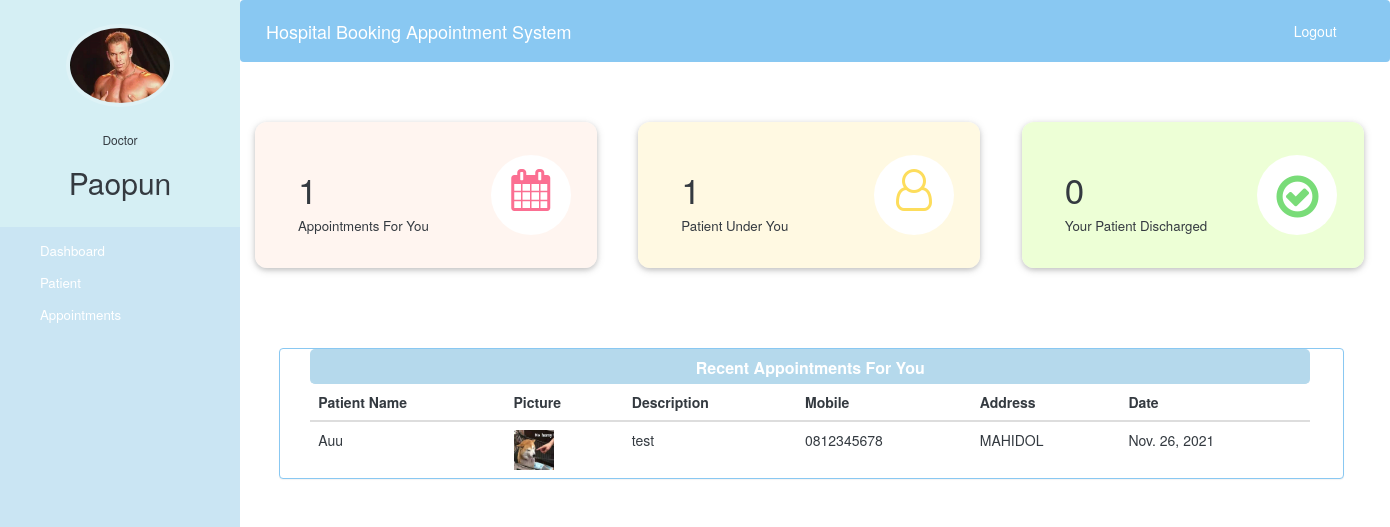
/doctor-dashboard (signed in), run on an earlier commit of the app's database.
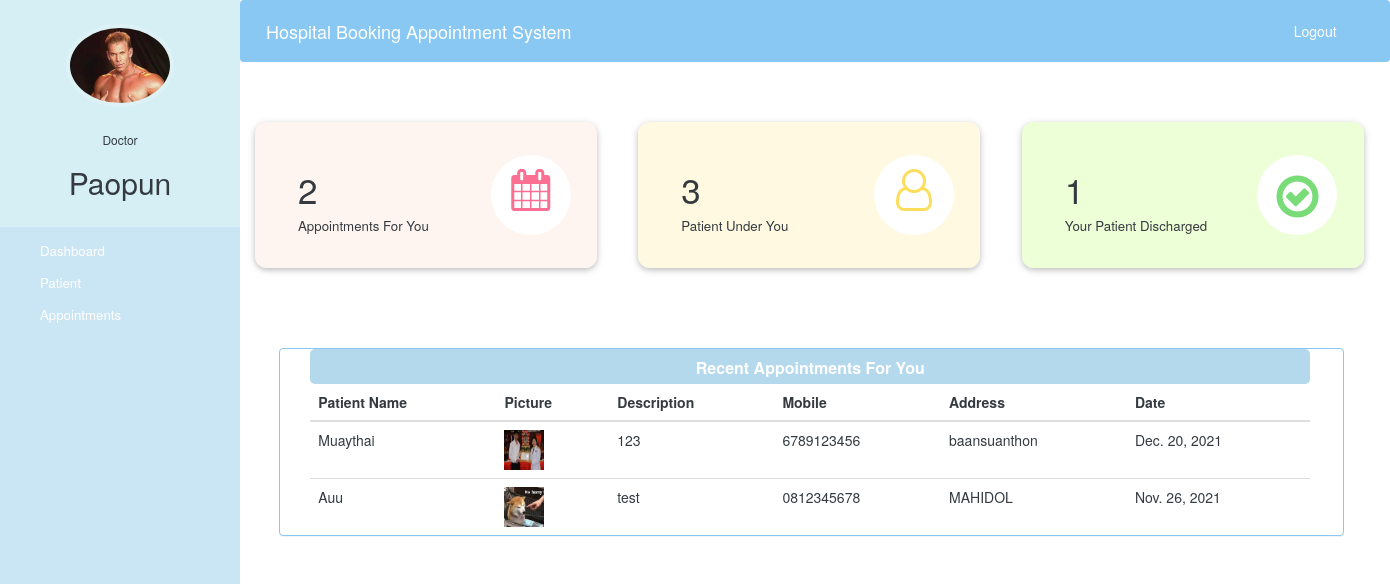
And on a later commit of the database.
### hospital/models.py (models this page shows, shortened)
class Appointment(models.Model):
    patientId = models.PositiveIntegerField(null=True)
    doctorId = models.PositiveIntegerField(null=True)
    patientName = models.CharField(max_length=40, null=True)
    doctorName = models.CharField(max_length=40, null=True)
    appointmentDate = models.DateField(default=datetime.date.today)
    description = models.TextField(max_length=500)
    status = models.BooleanField(default=False)

class Patient(models.Model):
    user = models.OneToOneField(User, on_delete=models.CASCADE)
    profile_pic = models.ImageField(upload_to='hospital/static/profile_pic/PatientProfilePic/', null=True, blank=True)
    address = models.CharField(max_length=40)
    mobile = models.CharField(max_length=20, null=False)
    symptoms = models.CharField(max_length=100, null=False)
    assignedDoctorId = models.PositiveIntegerField(null=True)
    admitDate = models.DateField(auto_now=True)
    status = models.BooleanField(default=False)

### hospital/views.py (the view)
# urls.py: path('doctor-dashboard', views.doctor_dashboard_view,name='doctor-dashboard'),
@login_required(login_url='doctorlogin')
@user_passes_test(is_doctor)
def doctor_dashboard_view(request):
    patientcount=models.Patient.objects.all().filter(status=True,assignedDoctorId=request.user.id).count()
    appointmentcount=models.Appointment.objects.all().filter(status=True,doctorId=request.user.id).count()
    patientdischarged=models.PatientDischargeDetails.objects.all().distinct().filter(assignedDoctorName=request.user.first_name).count()
    appointments=models.Appointment.objects.all().filter(status=True,doctorId=request.user.id).order_by('-id')
    patientid=[]
    for a in appointments:
        patientid.append(a.patientId)
    patients=models.Patient.objects.all().filter(status=True,user_id__in=patientid).order_by('-id')
    appointments=zip(appointments,patients)
    mydict={
    'patientcount':patientcount,
    'appointmentcount':appointmentcount,
    'patientdischarged':patientdischarged,
    'appointments':appointments,
    'doctor':models.Doctor.objects.get(user_id=request.user.id), #for profile picture of doctor in sidebar
    }
    return render(request,'hospital/doctor_dashboard.html',context=mydict)

### hospital/views.py (called while the page is built)
def is_doctor(user):
    return user.groups.filter(name='DOCTOR').exists()

### hospital/templates/hospital/doctor_dashboard.html
{% extends 'hospital/doctor_base.html' %} {% load static %} {% block content %} {%include 'hospital/doctor_dashboard_cards.html'%}
<br><br><br><br>
<div class="container">
    <div class="row">
        <div class="panel panel-primary" style=" border-color: rgba(137, 200, 242, 1);margin-left: 0.9cm;width:106.5rem">
            <div class="panel-heading" style="background:rgba(181, 217, 236, 1); border-color:rgba(181, 217, 236, 1) ; text-align:center;
      width: 100rem; height: 3.5rem; margin-left: 0.8cm; border-radius: 5px;">
                <h6 class="panel-title" style="font-weight: bold;">Recent Appointments For You</h6>
            </div>
            <table class="table table-hover" id="dev-table" style="color: #343A40; margin-left: 0.8cm; width: 100rem;">
                <thead>
                    <tr>
                        <th>Patient Name</th>
                        <th>Picture</th>
                        <th>Description</th>
                        <th>Mobile</th>
                        <th>Address</th>
                        <th>Date</th>
                    </tr>
                </thead>
                {% for a,p in appointments %}
                <tr style="color: #343A40;">
                    <td style="color: #343A40;">{{a.patientName}}</td>
                    <td> <img src="{{ p.profile_pic.url }}" alt="Profile Pic" height="40px" width="40px" /></td>
                    <td style="color: #343A40;">{{a.description}}</td>
                    <td style="color: #343A40;">{{p.mobile}}</td>
                    <td style="color: #343A40;">{{p.address}}</td>
                    <td style="color: #343A40;">{{a.appointmentDate}}</td>
                </tr>
                {% endfor %}
            </table>
        </div>
    </div>
</div>
{% endblock content %}

What changed in the data, as far as the page shows it:
added Appointment: patientName "Muaythai", profile_pic (picture), description "123", mobile "6789123456", address "baansuanthon", appointmentDate "Dec. 20, 2021"
Also different on the page:
{{ appointmentcount }}: "1" → "2"
{{ patientcount }}: "1" → "3"
{{ patientdischarged }}: "0" → "1"
